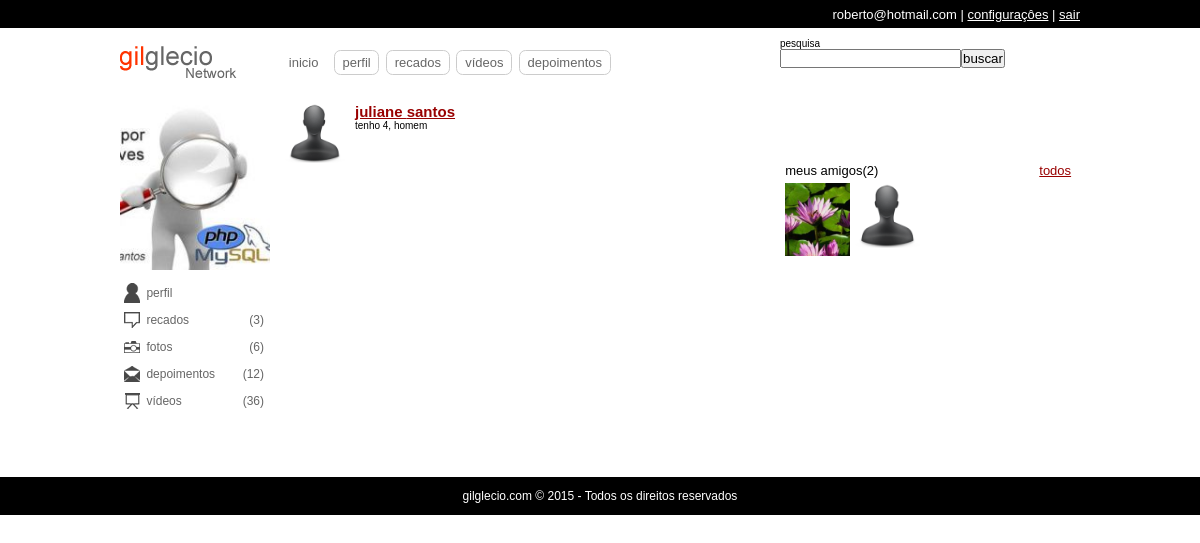
/busca.php?s=juliane (signed in), run on the app's committed database.
### tables this page shows
CREATE TABLE IF NOT EXISTS `usuarios` (
`id` int(11) NOT NULL,
  `email` varchar(64) NOT NULL,
  `senha` varchar(128) NOT NULL,
  `nome` varchar(32) NOT NULL,
  `sobrenome` varchar(64) NOT NULL,
  `nascimento` date NOT NULL,
  `sexo` varchar(10) NOT NULL,
  `imagem` varchar(128) DEFAULT NULL,
  `status` int(1) NOT NULL DEFAULT '0',
  `cadastro` date NOT NULL,
  `nivel` int(1) NOT NULL DEFAULT '0'
);

### classes/DB.class.php (called while the page is built, shortened)
<?php
	class DB{
		private static $conn;
		static function getConn(){
			if(is_null(self::$conn)){
				self::$conn = new PDO('mysql:host=localhost;dbname=aularedesocial','root','');
				self::$conn->setAttribute(PDO::ATTR_ERRMODE,PDO::ERRMODE_EXCEPTION);
			}
			return self::$conn;
		}
	}

### classes/Amisade.class.php (called while the page is built, shortened)
<?php
class Amisade extends DB {
    static function list_amigos($idExtrangeiro) {
        $selAmigos = self::getConn()->prepare('SELECT u.id, u.nome, u.sobrenome, u.imagem FROM usuarios u INNER JOIN amisade a ON (((u.id=a.de) AND (a.para=?)) OR ((u.id=a.para) AND (a.de=?))) AND a.status=1');
        $selAmigos->execute(array($idExtrangeiro, $idExtrangeiro));
        $d['num'] = $selAmigos->rowCount();
        $d['dados'] = $selAmigos->fetchAll();
        return $d;
    }
    static function strIdAmigos($amigos) {
        $ids = array();
        foreach ($amigos as $value) {
            array_push($ids, $value['id']);
        }
        return implode(',', $ids);
    }
}

### busca.php (the view)
<?php include('includes/header.php'); ?>
        <div id="amarra-center-left">
            <div class="center" id="busca">
            <?php
				if(isset($_GET['s']) AND $_GET['s']<>''){
					$explode = explode(' ',$_GET['s']);
					$numP = count($explode);
					if($numP==1){
						$busca = ' `nome` LIKE :nome ';
					}else{
						$busca = ' `nome`=:nome  AND `sobrenome` LIKE :sobrenome ';
					}
					$buscar = DB::getConn()->prepare("SELECT * FROM `usuarios` WHERE $busca");
					if($numP==1){
						$buscar->bindValue(":nome",'%'.$explode[0].'%',PDO::PARAM_STR);
					}else{
						$buscar->bindValue(":nome",$explode[0],PDO::PARAM_STR);
						$buscar->bindValue(":sobrenome",'%'.$explode[1].'%',PDO::PARAM_STR);
					}
					$buscar->execute();
					if($buscar->rowCount()>0){
						echo '<ul>';
						while($resbusca=$buscar->fetch(PDO::FETCH_ASSOC)){
							if($resbusca['id']<>$user_id){
								$idade = (date('Y')-date('Y',strtotime($resbusca['nascimento'])));
								$idade = ($idade==0) ? '' : 'tenho '.$idade.', ';
								$genero = ($resbusca['sexo']=='feminino') ? 'mulher' : 'homem';
								echo '<li><span><img src="uploads/usuarios/'.user_img($resbusca['imagem']).'" /></span>
								<h2><a href="perfil.php?uid='.$resbusca['id'].'">'.$resbusca['nome'].' '.$resbusca['sobrenome'].'</a></h2>
								<p>'.$idade.$genero.'</p></li>';
							}
						}
						echo '</ul>';
					}
				}else{
					echo 'Sem resultados';
				}
			?>
            </div>
            <div class="right">
                <?php include('includes/amigos.php'); ?>
            </div>
        </div>
<?php include('includes/footer.php'); ?>

### includes/amigos.php (shortened to what this page needs)
<div class="blocos" id="publicidade">
</div>
<div class="blocos" id="meus-amigos">
    <span>meus amigos(<?php echo $list_amigos['num'] ?>) <a href="#">todos</a></span>
    <ul>
    	<?php
		if($list_amigos['num']>0){
			foreach($list_amigos['dados'] as $resAmigos){
				echo '<li><span><a href="perfil.php?uid='.$resAmigos[0].'"><img src="uploads/usuarios/'.user_img($resAmigos[3]).'" alt="" title="'.$resAmigos[1].' '.$resAmigos[2].'" /></a></span></li>';
			}
		}else{
			echo 'Você não tem amigos';
		}
		?>
    </ul>
</div>

### estilos/template.css (style rules this page uses)
* { margin:0; padding:0; }
body { background:url(../uploads/tema/default.jpg) center fixed; font:62.5% "Trebuchet MS", Arial, Helvetica, sans-serif; text-align:center; }
img { display:block; }
a { color:#900; }
div.center { width:489.999px; margin:0 1em; }
div.right { width:299.999px; }
div.left, div.center, div.right { min-height:50px; float:left; }
div.blocos { width:100%; min-height:50px; margin-bottom:1em; clear:both; background:#fff; }
div#content .blocos { width:auto; }
div#meus-amigos { padding:0.2em; overflow:hidden; font-size:1.3em; }
div#meus-amigos span { width:97%; display:block; padding:0.2em; }
div#meus-amigos span a { float:right; }
div#meus-amigos ul { width:298px; height:281px; overflow-y:scroll; list-style:none; }
div#meus-amigos ul li { display:inline; float:left; }
div#meus-amigos ul li span { width:65px; height:70px; overflow:hidden; }
div#meus-amigos ul li img { width:100%; }
div#busca ul li { background:#FFF; margin-bottom:3px; overflow:hidden; list-style:none; padding:5px; }
div#busca ul li span { width:60px; height:60px; overflow:hidden; float:left; margin-right:10px; }
div#busca ul li img { width:100%; }

### data on the page
usuarios: nome "juliane", sobrenome "santos", nascimento "tenho 4,", sexo "homem"
usuarios: imagem (picture)
usuarios: shows a picture

### other printed values
$_SESSION['socialbigui_usuario'] "roberto@hotmail.com"
$recados['num'] "3"
Albuns::totalFotos($idExtrangeiro) "6"
$list_amigos['num'] "2"
